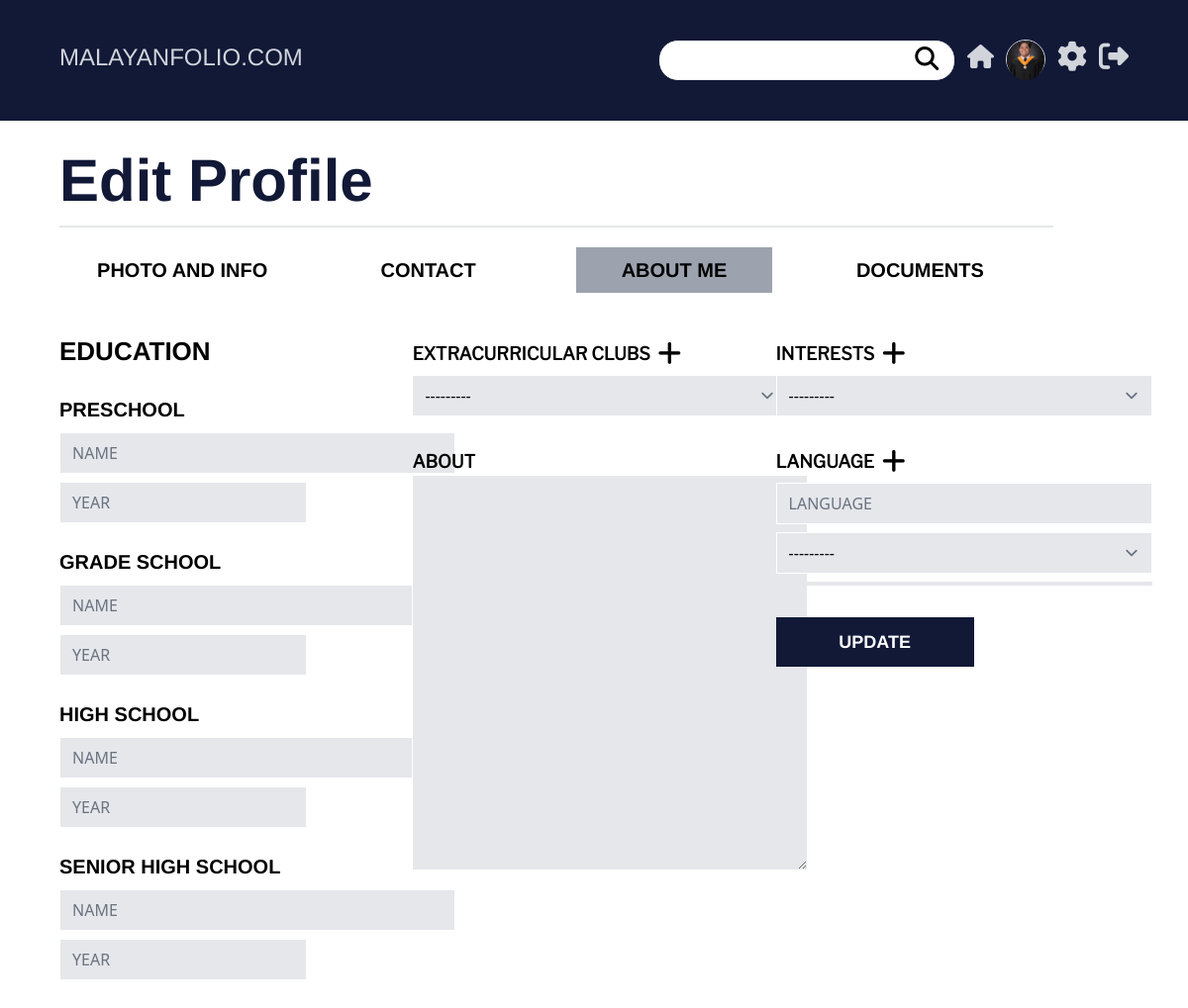
/profiles/edit_profile/about-me (signed in), run on an earlier commit of the app's database.
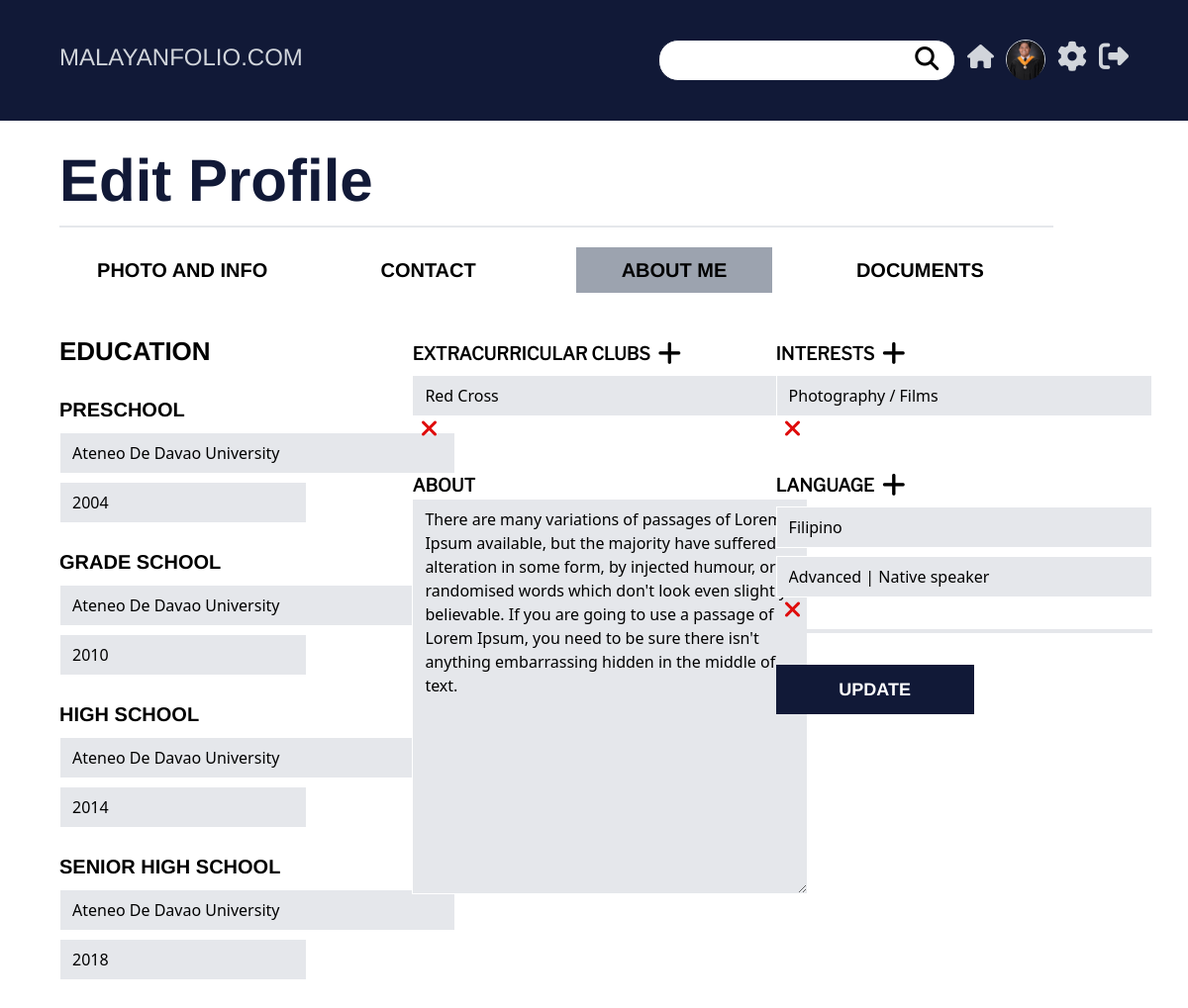
And on a later commit of the database.
### profiles/models.py (models this page shows, shortened)
class Education(models.Model):
    class EducList(models.TextChoices):
        PS = "PS",_("Preschool")
        GS = "GS", _("Grade School")
        HS = "HS", _("High School")
        SHS = "SHS", _("Senior High School")
        COL = "COL",_("College")
    user_id = models.ForeignKey(UserProfile, on_delete=models.CASCADE)
    educ_type = models.CharField(max_length=255, choices=EducList.choices, null=True, blank=True)
    year = models.CharField(max_length=255, null=True, blank=True)
    school = models.CharField(max_length=255, null=True, blank=True)

class UserProfile(models.Model):
    class Strands(models.TextChoices):
            STEM = "STEM", _("Science, Technology, Engineering, And Mathematics")
            ABM = "ABM", _("Accountancy, Business, and Management")
            HUMSS = "HUMSS",_("Humanities and Social Sciences")
            TVL = "TVL", _("Technical-Vocational Livelihood")
            ADT = "ADT",_("Arts and Design")
            ICT = "ICT", _("Information and Communications Technology")
    class Pronouns(models.TextChoices):
        F = "F", _("She / Her")
        M = "M", _("He / Him")
        T = "T",_("They / Them")
        AP = "AP", _("Any Pronouns")
        X = "X",_("Rather Not Say")
    user_id = models.ForeignKey(settings.AUTH_USER_MODEL, on_delete=models.CASCADE, db_constraint=False)
    fname = models.CharField(max_length=255, null=True, blank=True)
    lname = models.CharField(max_length=255, null=True, blank=True)
    strand = models.CharField(max_length=100, choices=Strands.choices, null=True, blank=True)
    pronouns = models.CharField(max_length=100, choices=Pronouns.choices, null=True, blank=True)
    pfp = models.ImageField(upload_to = 'images', null=True, blank=True)
    email = models.EmailField(max_length=120, null=True, blank=True)
    onedlink = models.URLField(max_length=200, null=True, blank=True)
    about = models.CharField(max_length=2550, null=True, blank=True)

class Clubs(models.Model):
    class ClubList(models.TextChoices):
        acads = "acads", _("Academics (Math, Science, Etc.)")
        red_cross = "red_cross", _("Red Cross")
        photo = "photo",_("Photography")
        sports = "sports", _("Sports")
        arts = "arts",_("Art")
        school_news = "school_news", _("School Newspaper")
        performance = "performance", _("Performance")
    user_id = models.ForeignKey(UserProfile, on_delete=models.CASCADE)
    user_club = models.CharField(max_length=100, choices=ClubList.choices, null=True, blank=True)

class Interests(models.Model):
    class InterestList(models.TextChoices):
        sports = "sports", _("Sports")
        travel = "travel", _("Travelling")
        photo = "photo",_("Photography / Films")
        art = "art", _("Art")
        gaming = "gaming",_("Gaming")
        pets = "pets", _("Pets")
        music = "music", _("Music")
        literature = "literature", _("Literature")
    user_id = models.ForeignKey(UserProfile, on_delete=models.CASCADE)
    user_interest = models.CharField(max_length=100, choices=InterestList.choices, null=True, blank=True)

class Languages(models.Model):
    class LanguageProficiency(models.TextChoices):
        BG = "BG",_("Beginner | limited working")
        MR = "MR", _("Mid-range | Conversation")
        AD = "AD", _("Advanced | Native speaker")
    user_id = models.ForeignKey(UserProfile, on_delete=models.CASCADE)
    user_lang = models.CharField(max_length=255, null=True, blank=True)
    lang_proficiency = models.CharField(choices=LanguageProficiency.choices, max_length=255, null=True, blank=True)

### profiles/views.py (the view, shortened to what this page needs)
@login_required
def EditProfileAbout(request):
    userProfile = UserProfile.objects.get(user_id = get_user_account(request))
    educProfile = Education.objects.filter(user_id = userProfile.id)
    club_list = []
    interest_list = []
    ECProfile, club_list = get_ECProfile(userProfile)
    InterestsProfile, interest_list = get_InterestsProfile(userProfile)
    LangProfile = get_LanguageProfile(userProfile)
    ECForm = ExtraCurriForm
    INTForm = InterestForm
    LANGform = LanguageForm
    context={
        'userProfile':userProfile,
        'educProfile':educProfile,
        'ExtraCurriForm':ECForm,
        'InterestForm':INTForm,
        'ECProfile':ECProfile,
        'club_list':club_list,
        'InterestsProfile':InterestsProfile,
        'interest_list':interest_list,
        'LanguageForm':LANGform,
        'LangProfile':LangProfile,
    }
    return render(request, 'profile/edit_profile_about.html', context)

### profiles/views.py (called while the page is built)
def get_user_account(request):
    return request.user.id

def get_ECProfile(userProfile):
    club_list = []
    if Clubs.objects.filter(user_id = userProfile.id).count() > 0 :
        ECProfile  = Clubs.objects.filter(user_id = userProfile.id)
        for ec in ECProfile:
            club_list.append(ec.user_club)
    else:
        ECProfile = None
    return ECProfile, club_list

def get_InterestsProfile(userProfile):
    interest_list=[]
    if Interests.objects.filter(user_id = userProfile.id).count() > 0 :
        InterestsProfile  = Interests.objects.filter(user_id = userProfile.id)
        for intP in InterestsProfile:
            interest_list.append(intP.user_interest)
    else:
        InterestsProfile = None
    return InterestsProfile, interest_list

def get_LanguageProfile(userProfile):
    if Languages.objects.filter(user_id = userProfile.id).count() > 0 :
        LangProfile  = Languages.objects.filter(user_id = userProfile.id)
    else:
        LangProfile = None
    return LangProfile

### templates/profile/edit_profile_about.html (shortened to what the changed rows need)
{% extends "base.html" %}
{% block content %}
{% load static %}
<div class="w-[90%] m-auto  mt-4 pb-12">
    <form method="POST" >{% csrf_token %}
        <div class="flex flex-row mt-5">
            <div class="w-[33%] pb-10">
                {% for educ in educProfile %}
                <div class="mt-6 text-left">
                    <p class="ArimoBold text-[20px]"><b>{{ educ.get_educ_type_display|upper  }}</b></p>
                    <input value="{{educ.school|default_if_none:''|title}}" name="name_{{educ.educ_type}}" placeholder="NAME" type="text" class="bg-gray-200 border-[1px] border-white w-[400px] mt-2" required>
                    <input value="{{educ.year|default_if_none:''}}" name="year_{{educ.educ_type}}" placeholder="YEAR" type="text" class="bg-gray-200 border-[1px] border-white w-[250px] mt-2 " required>
                </div>
                {% endfor %}
            </div>
            <div class="w-[34%]" >
                <div id="extra-curri">
                    <div class="mt-2"  >
                        <label><b>EXTRACURRICULAR CLUBS</b>
                        &nbsp;<button type="button" onclick="addExtraCurriField()"><i class="fa-solid fa-plus fa-xl cursor-pointer"></i></button>
                        </label>
                        <br>
                        {% if ECProfile %}
                            {% for ec in ECProfile %}
                            <input type="text" value="{{ec.get_user_club_display }}" class="bg-gray-200 border-[1px] border-white w-[380px] mt-2" name="user_club{{ec.id}}"  readonly>
                            <button type="button" onclick="showDeleteECModal('{{ec.id}}')" class="ml-2"><i class="fa-solid fa-xmark fa-xl text-[#df0c0c] cursor-pointer"></i></button>
                            {% endfor %}
                        {% else %}
                        <select id="user_club-1" class="bg-gray-200 border-[1px] border-white w-[380px] mt-2 new_EC" name="new_EC-1" required>
                            <div class="border-2 border-red-500">
                                {% for code, name in ExtraCurriForm.user_club.field.choices %}
                                    {% if code in club_list %}
                                    {% else %}
                                    <option value="{{ code }}">
                                        {{ name }}
                                    </option>
                                    {% endif %}
                                {% endfor %}
                            </div>
                        </select>
                        {% endif %}
                    </div>
                </div>
                <div class="mt-8">
                    <label><b>ABOUT</b></label><br>
                    <textarea name="about" class="w-[400px] bg-gray-200 h-[400px] border-white">{{userProfile.about|default_if_none:" "}}</textarea>
                </div>
            </div>
            <div class="w-[33%]">
                <div id="interest-container">
                    <div class="mt-2"  >
                        <label><b>INTERESTS</b>
                        &nbsp;<button type="button" onclick="addInterestField()"><i class="fa-solid fa-plus fa-xl cursor-pointer"></i></button>
                        </label>
                        <br>
                        {% if InterestsProfile %}
                            {% for int in InterestsProfile %}
                            <input type="text" value="{{int.get_user_interest_display }}" class="bg-gray-200 border-[1px] border-white w-[380px] mt-2" name="user_interest{{ec.id}}"  readonly>
                            <button type="button" onclick="showDeleteINTModal('{{int.id}}')" class="ml-2"><i class="fa-solid fa-xmark fa-xl text-[#df0c0c] cursor-pointer"></i></button>
                            {% endfor %}
                        {% else %}
                        <select id="user_int-1" class="bg-gray-200 border-[1px] border-white w-[380px] mt-2 new_INT" name="new_INT-1" required>
                            <div class="border-2 border-red-500">
                                {% for code, name in InterestForm.user_interest.field.choices %}
                                    {% if code in club_list %}
                                    {% else %}
                                    <option value="{{ code }}">
                                        {{ name }}
                                    </option>
                                    {% endif %}
                                {% endfor %}
                            </div>
                        </select>
                        {% endif %}
                    </div>
                </div>
                <div class="mt-8">
                    <div id="language-container">
                        <label><b>LANGUAGE</b><button class="ml-2" type="button" onclick="addLangField()"><i class="fa-solid fa-plus fa-xl cursor-pointer"></i></button></label><br>
                        {% if LangProfile %}
                            {% for lang in LangProfile %}
                            <div class="">
                                <input  type="text" class="bg-gray-200 border-[1px] border-white w-[380px] mt-2" value="{{lang.user_lang|title}}" readonly>
                                <input  type="text" class="bg-gray-200 border-[1px] border-white w-[380px] mt-2" value="{{lang.get_lang_proficiency_display}}" readonly>
                                <button type="button" onclick="ShowDeleteLangModal('{{lang.id}}')" class="ml-2"><i class="fa-solid fa-xmark fa-xl text-[#df0c0c] cursor-pointer"></i></button>
                            </div>
                            <hr class="mt-2 border-[2px] w-[380px]">
                            {% endfor %}
                        {% else %}
                        <div id="lang-count-1" class="lang-fields">
                            <input name="user_lang-1" type="text" class="bg-gray-200 border-[1px] border-white w-[380px] mt-2" placeholder="LANGUAGE">
                            <select class="bg-gray-200 border-[1px] border-white w-[380px] mt-2 " name="lang_proficiency-1"  required>
                                <div class="border-2 border-red-500">
                                    {% for code, name in LanguageForm.lang_proficiency.field.choices %}
                                        <option value="{{ code }}">
                                            {{ name }}
                                        </option>
                                    {% endfor %}
                                </div>
                            </select>
                            <hr class="mt-2 border-[2px] w-[380px]">
                        </div>
                        {% endif %}
                    </div>
                </div>
            </div>
        </div>
    </form>
</div>
{% endblock %}

### templates/partials/navbar.html (shortened to what this page needs)
{% block content %}
{% load static %}
<div class="bg-[#111937] py-[40px]">
    <div class="w-[90%] m-auto">
        <div class="flex flex-row ">
            <div class="text-gray-300">
                <span class="ArimoReg  text-[24px]">MALAYANFOLIO.COM</span>
            </div>
            <div class="ml-auto flex flex-row ArimoReg  text-[24px]">
                <div class="mr-3">
                    <form method="POST" action="{% url 'profile-search' %}"> {% csrf_token %}
                        <button type="submit" class="ml-[16.2rem] mt-[.15rem] absolute"><i class="fa-solid fa-magnifying-glass text-[#000] "></i></button>
                        <input type='text' name="search_value" class="pr-[40px] w-[300px] border-[1px] border-[#111937] rounded-[20px] focus:ring-[1px] focus:ring-[#6e87da] focus:border-[1px] focus:border-[#6e87da]">
                    </form>
                </div>
                <div class="mr-3">
                    <a href="{% url 'home' %}"><i class="fa-solid fa-house text-[#D1D5DB]" ></i></a>
                </div>
                <div class="border-[1px] rounded-[50px] border-[#D1D5DB] text-center h-[40px] w-[40px]">
                    {% if user.is_authenticated %}
                    <a href="{% url 'my-profile' %}">
                        {% if userProfile.pfp %}
                        <img src="{{ userProfile.pfp.url }}" class="profile-picture">
                        {% else %}
                        <img src="{% static 'images/default.png' %}" class="profile-picture">
                        {% endif %}
                    </a>
                    {% endif %}
                </div>
                <div class="ml-3 ">
                    <a href="{% url 'edit-profile' %}"><i class="fa-solid fa-cog text-[#D1D5DB] fa-lg" aria-hidden="true"></i></a>
                </div>
                {% if user.is_authenticated %}
                <div class="ml-3 ">
                    <button><i class="fa-solid fa-right-from-bracket text-[#D1D5DB] fa-lg" onclick="OpenModal()"></i></button>
                </div>
                {% endif %}
            </div>
        </div>
    </div>
</div>
{% endblock %}

What changed in the data, as far as the page shows it:
changed UserProfile: about (not shown) → "There are many variations of passages of Lorem Ipsum available, but the majority have suffered alteration in some form, by injected humour, or randomised words which don't look even slightly believable. If you are going to use a passage of Lorem Ipsum, you need to be sure there isn't anything embarrassing hidden in the middle of text."
changed Education "PRESCHOOL": name_PS (not shown) → "Ateneo De Davao University"; year_PS (not shown) → "2004"
changed Education "GRADE SCHOOL": name_GS (not shown) → "Ateneo De Davao University"; year_GS (not shown) → "2010"
changed Education "HIGH SCHOOL": name_HS (not shown) → "Ateneo De Davao University"; year_HS (not shown) → "2014"
changed Education "SENIOR HIGH SCHOOL": name_SHS (not shown) → "Ateneo De Davao University"; year_SHS (not shown) → "2018"
added Clubs: user_club "Red Cross"
added Interests: user_interest "Photography / Films"
added Languages: user_lang "Filipino", lang_proficiency "Advanced | Native speaker"
Also different on the page:
form field new_EC-1: "---------" → (not shown)
form field new_INT-1: "---------" → (not shown)
form field lang_proficiency-1: "---------" → (not shown)
